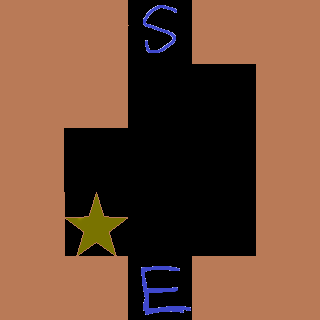

Below is a game level as drawn by its tile map, then a one-line description and the .tmx file that defines it, in full:
An orthogonal 5x5 tile map with 64x64 px tiles, 2 tile layers (Tile Layer 1, Special Tiles), 2 tilesets.

<map version="1.0" orientation="orthogonal" renderorder="right-down" width="5" height="5" tilewidth="64" tileheight="64" nextobjectid="9">
 <tileset firstgid="1" name="SinglePipeTileset" tilewidth="64" tileheight="64" tilecount="16" columns="4">
  <image source="SinglePipeTileset.png" width="256" height="256" />
 </tileset>
 <tileset firstgid="17" name="Objects" tilewidth="64" tileheight="64" tilecount="16" columns="4">
  <image source="ObjectsTileSet.png" width="256" height="256" />
 </tileset>
 <layer name="Tile Layer 1" width="5" height="5">
  <data>
   <tile gid="0" />
   <tile gid="0" />
   <tile gid="9" />
   <tile gid="0" />
   <tile gid="0" />
   <tile gid="0" />
   <tile gid="16" />
   <tile gid="9" />
   <tile gid="2" />
   <tile gid="0" />
   <tile gid="0" />
   <tile gid="7" />
   <tile gid="15" />
   <tile gid="12" />
   <tile gid="0" />
   <tile gid="0" />
   <tile gid="1" />
   <tile gid="9" />
   <tile gid="1" />
   <tile gid="0" />
   <tile gid="0" />
   <tile gid="0" />
   <tile gid="9" />
   <tile gid="0" />
   <tile gid="0" />
  </data>
 </layer>
 <layer name="Special Tiles" width="5" height="5">
  <data>
   <tile gid="17" />
   <tile gid="17" />
   <tile gid="19" />
   <tile gid="17" />
   <tile gid="17" />
   <tile gid="17" />
   <tile gid="17" />
   <tile gid="0" />
   <tile gid="0" />
   <tile gid="17" />
   <tile gid="17" />
   <tile gid="0" />
   <tile gid="0" />
   <tile gid="0" />
   <tile gid="17" />
   <tile gid="17" />
   <tile gid="18" />
   <tile gid="0" />
   <tile gid="0" />
   <tile gid="17" />
   <tile gid="17" />
   <tile gid="17" />
   <tile gid="20" />
   <tile gid="17" />
   <tile gid="17" />
  </data>
 </layer>
</map>
